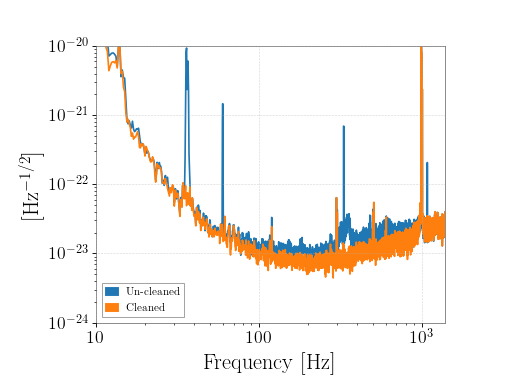

Write the Python code that produced this figure.
from gwpy.timeseries import (TimeSeries, StateVector)
print(TimeSeries.fetch_open_data('H1', 1126259446, 1126259478))
# TimeSeries([  2.17704028e-19,  2.08763900e-19,  2.39681183e-19,
# ...,   3.55365541e-20,  6.33533516e-20,
# 7.58121195e-20]
# unit: Unit(dimensionless),
# t0: 1126259446.0 s,
# dt: 0.000244140625 s,
# name: Strain,
# channel: None)
print(StateVector.fetch_open_data('H1', 1126259446, 1126259478))
# StateVector([127,127,127,127,127,127,127,127,127,127,127,127,
# 127,127,127,127,127,127,127,127,127,127,127,127,
# 127,127,127,127,127,127,127,127]
# unit: Unit(dimensionless),
# t0: 1126259446.0 s,
# dt: 1.0 s,
# name: Data quality,
# channel: None,
# bits: Bits(0: data present
# 1: passes cbc CAT1 test
# 2: passes cbc CAT2 test
# 3: passes cbc CAT3 test
# 4: passes burst CAT1 test
# 5: passes burst CAT2 test
# 6: passes burst CAT3 test,
# channel=None,
# epoch=1126259446.0))

# For the `StateVector`, the naming of the bits will be
# ``format``-dependent, because they are recorded differently by LOSC
# in different formats.

# For events published in O2 and later, LOSC typically provides
# multiple data sets containing the original (``'C00'``) and cleaned
# (``'CLN'``) data.
# To select both data sets and plot a comparison, for example:

orig = TimeSeries.fetch_open_data('H1', 1187008870, 1187008896,
                                  tag='C00')
cln = TimeSeries.fetch_open_data('H1', 1187008870, 1187008896,
                                 tag='CLN')
origasd = orig.asd(fftlength=4, overlap=2)
clnasd = cln.asd(fftlength=4, overlap=2)
plot = origasd.plot(label='Un-cleaned')
ax = plot.gca()
ax.plot(clnasd, label='Cleaned')
ax.set_xlim(10, 1400)
ax.set_ylim(1e-24, 1e-20)
ax.legend()
plot.show()
